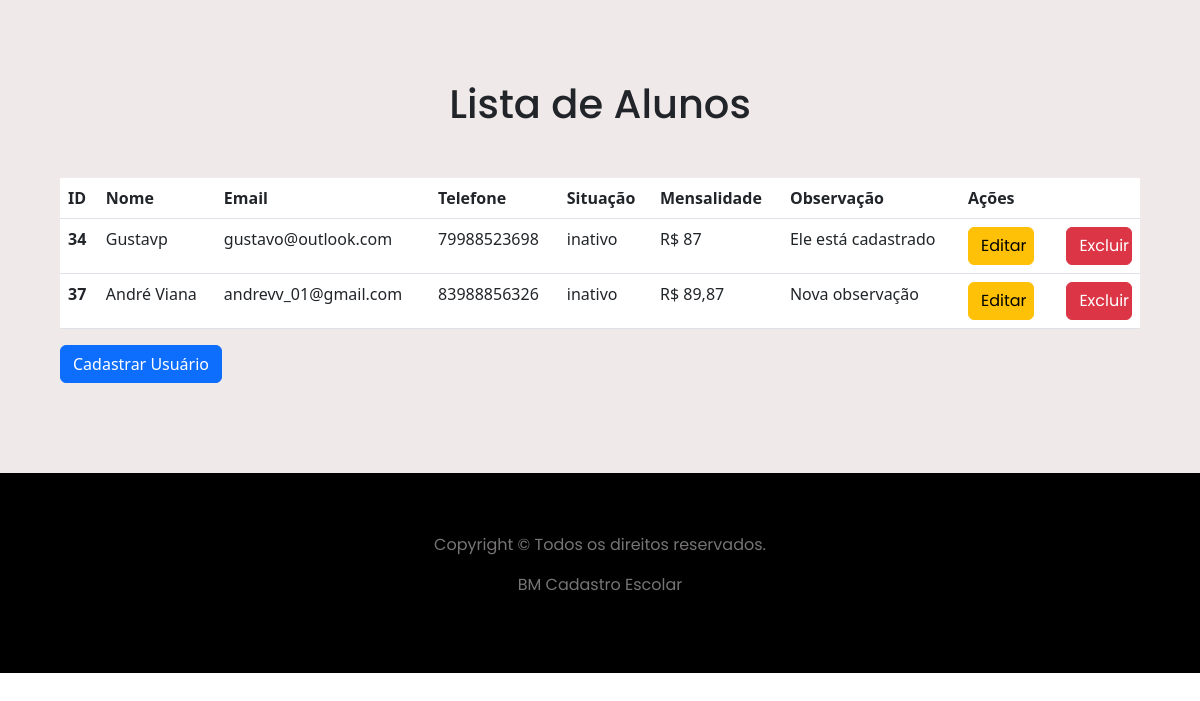
The page / on the database its author committed.
### tables this page shows
CREATE TABLE `usuarios` (
  `id` int(11) NOT NULL,
  `nome` varchar(255) NOT NULL,
  `email` varchar(255) NOT NULL,
  `telefone` varchar(16) NOT NULL,
  `situacao` varchar(12) NOT NULL,
  `mensalidade` varchar(32) NOT NULL,
  `senha` varchar(32) NOT NULL,
  `observacao` varchar(255) NOT NULL
);

### index.php (the view, shortened to what this page needs)
<?php
require 'includes/header.php';
$cifrao = 'R$ ';
require 'config.php';
$lista = [];
$sql = $pdo->query("SELECT * FROM usuarios");
if($sql->rowCount() > 0){
    $lista = $sql->fetchAll(PDO::FETCH_ASSOC);
}
?>
  <body>
    <main>
        <div class="container-tabelas">
            <h1>Lista de Alunos</h1>
            <table class="table">
                <thead>
                    <tr>
                        <th scope="col">ID</th>
                        <th scope="col">Nome</th>
                        <th scope="col">Email</th>
                        <th scope="col">Telefone</th>
                        <th scope="col">Situação</th>
                        <th scope="col">Mensalidade</th>
                        <th scope="col">Observação</th>
                        <th scope="col">Ações</th>
                    </tr>
                </thead>
                <tbody>
                <?php foreach ($lista as $usuario): ?>
                    <tr>
                        <th scope="row"><?php echo $usuario['id']; ?></th>
                        <td><?php echo $usuario['nome']; ?></td>
                        <td><?php echo $usuario['email']; ?></td>
                        <td><?php echo $usuario['telefone']; ?></td>
                        <td><?php echo $usuario['situacao']; ?></td>
                        <td><?php echo $cifrao .$usuario['mensalidade']; ?></td>
                        <td><?php echo $usuario['observacao']; ?></td>
                        <td>
                            <div class="grid-edit-delete">
                                <a href="editar.php?id=<?php echo $usuario['id']; ?>" class="btn btn-warning">Editar</a>
                                <a href="excluir.php?id=<?php echo $usuario['id']; ?>" class="btn btn-danger">Excluir</a>
                            </div>
                        </td>
                    </tr>
                <?php endforeach; ?>
                </tbody>
            </table>
        </div>
        <a class="btn btn-primary" href="cadastrar.php">Cadastrar Usuário</a>
    </main>
    <?php
        require 'includes/footer.php';
    ?>
    </body>
</html>

### includes/header.php (shortened to what this page needs)
<!doctype html>
<html lang="pt-br">
  <head>
    <link href="https://cdn.jsdelivr.net/npm/bootstrap@5.3.0-alpha1/dist/css/bootstrap.min.css" rel="stylesheet">
    <link rel="stylesheet" href="/davoscrud/css/style.css">
  </head>

### includes/footer.php
<footer>
    <div class="container-footer">
        <p>Copyright © Todos os direitos reservados.</p>
        <p>BM Cadastro Escolar</p>
    </div>
</footer>

### css/style.css (style rules this page uses)
* { margin: 0; padding: 0; }
.container-tabelas { overflow-x: auto; }
h1 { font-family: 'Poppins', sans-serif; font-size: 40px; text-align: center; padding-top: 50px; margin-bottom: 50px; }
main { padding: 30px 60px 90px; background-color: #f0e9e9; }
.grid-edit-delete { display: grid; grid-template-columns: 40% 40%; gap: 20%; }
.grid-edit-delete a { font-family: 'Poppins', sans-serif; width: 100%; font-size: 16px; text-align: center; }
footer { height: 200px; background-color: black; display: flex; justify-content: center; align-items: center; }
.container-footer { font-family: 'Poppins', sans-serif; text-align: center; color: rgba(255, 248, 248, 0.466); }

### rows shown on the page
usuarios: id "34", nome "Gustavp", email "gustavo@outlook.com", telefone "79988523698", situacao "inativo", mensalidade "87", observacao "Ele está cadastrado"
usuarios: id "37", nome "André Viana", email "andrevv_01@gmail.com", telefone "83988856326", situacao "inativo", mensalidade "89,87", observacao "Nova observação"
